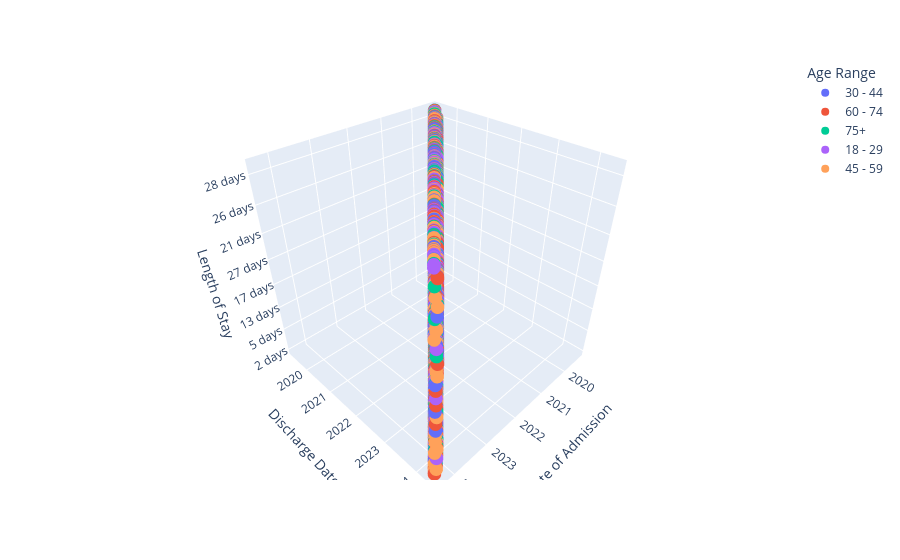

The notebook cell this image was saved under:
### Markdown cell above
This a scatter graph for the individual ages and the billing amount

### Code cell
fig = px.scatter_3d(df, x='Date of Admission', y='Discharge Date', z='Length of Stay',
                    color='Age Range',color_continuous_scale='ice')
fig.show()

### Figure 1 — Plotly figure (JSON) as saved in the notebook; plotly's stock layout.template omitted (floating-point values rounded to 4 significant figures; data arrays with more than 128 entries replaced by an {"elided": "..."} marker saying what was removed)
{"data": [{"hovertemplate": "Age Range=30 - 44<br>Date of Admission=%{x}<br>Discharge Date=%{y}<br>Length of Stay=%{z}<extra></extra>", "legendgroup": "30 - 44", "marker": {"color": "#636efa", "symbol": "circle"}, "mode": "markers", "name": "30 - 44", "scene": "scene", "showlegend": true, "type": "scatter3d", "x": {"elided": "2204 str values"}, "y": {"elided": "2204 str values"}, "z": {"elided": "2204 str values"}}, {"hovertemplate": "Age Range=60 - 74<br>Date of Admission=%{x}<br>Discharge Date=%{y}<br>Length of Stay=%{z}<extra></extra>", "legendgroup": "60 - 74", "marker": {"color": "#EF553B", "symbol": "circle"}, "mode": "markers", "name": "60 - 74", "scene": "scene", "showlegend": true, "type": "scatter3d", "x": {"elided": "2180 str values"}, "y": {"elided": "2180 str values"}, "z": {"elided": "2180 str values"}}, {"hovertemplate": "Age Range=75+<br>Date of Admission=%{x}<br>Discharge Date=%{y}<br>Length of Stay=%{z}<extra></extra>", "legendgroup": "75+", "marker": {"color": "#00cc96", "symbol": "circle"}, "mode": "markers", "name": "75+", "scene": "scene", "showlegend": true, "type": "scatter3d", "x": {"elided": "1672 str values"}, "y": {"elided": "1672 str values"}, "z": {"elided": "1672 str values"}}, {"hovertemplate": "Age Range=18 - 29<br>Date of Admission=%{x}<br>Discharge Date=%{y}<br>Length of Stay=%{z}<extra></extra>", "legendgroup": "18 - 29", "marker": {"color": "#ab63fa", "symbol": "circle"}, "mode": "markers", "name": "18 - 29", "scene": "scene", "showlegend": true, "type": "scatter3d", "x": {"elided": "1743 str values"}, "y": {"elided": "1743 str values"}, "z": {"elided": "1743 str values"}}, {"hovertemplate": "Age Range=45 - 59<br>Date of Admission=%{x}<br>Discharge Date=%{y}<br>Length of Stay=%{z}<extra></extra>", "legendgroup": "45 - 59", "marker": {"color": "#FFA15A", "symbol": "circle"}, "mode": "markers", "name": "45 - 59", "scene": "scene", "showlegend": true, "type": "scatter3d", "x": {"elided": "2186 str values"}, "y": {"elided": "2186 str values"}, "z": {"elided": "2186 str values"}}], "layout": {"legend": {"title": {"text": "Age Range"}, "tracegroupgap": 0}, "margin": {"t": 60}, "scene": {"domain": {"x": [0, 1], "y": [0, 1]}, "xaxis": {"title": {"text": "Date of Admission"}}, "yaxis": {"title": {"text": "Discharge Date"}}, "zaxis": {"title": {"text": "Length of Stay"}}}}}
